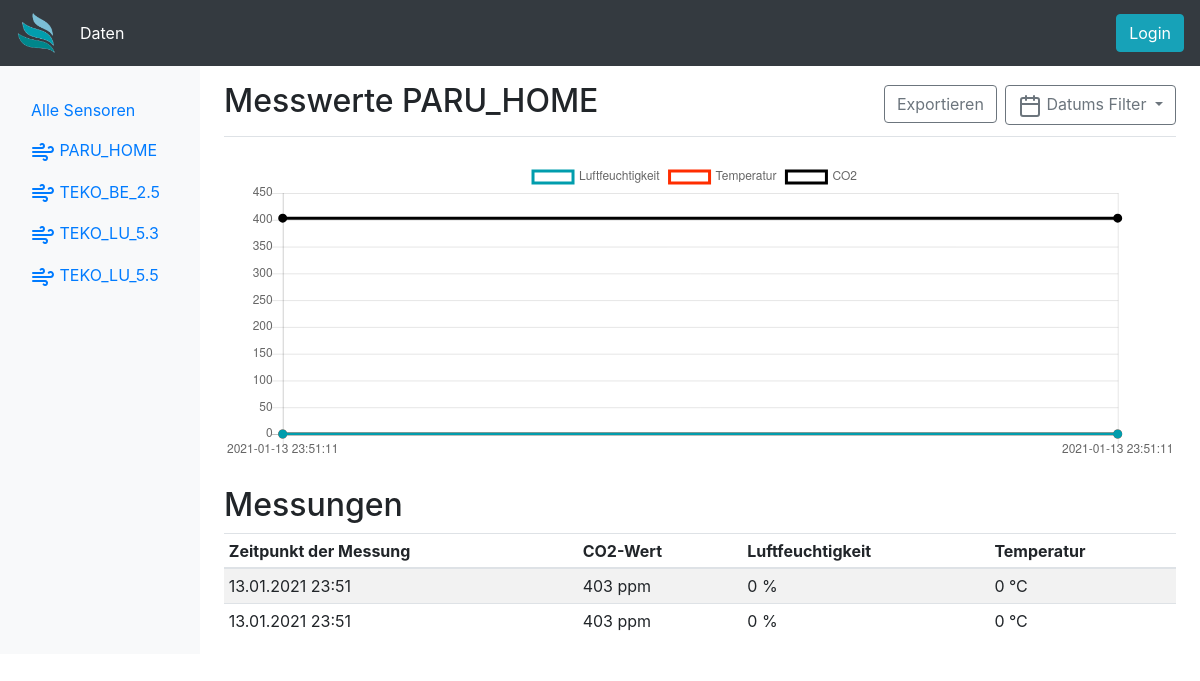
Page /?currentsensor=PARU_HOME on the committed database.
### app.py (models this page shows)
class dbSensors(db.Model):
    id = db.Column(db.Integer, primary_key=True)
    sensorid = db.Column(db.String(10), nullable=False)
    sensorsecret = db.Column(db.String(10), nullable=False)
    sensordata = db.relationship('dbSenData', backref='sendata', lazy=True)
    lastseen = db.Column(db.String(20))
    location = db.Column(db.String(50))
    description = db.Column(db.Text)

class dbSenData(db.Model):
    id = db.Column(db.Text(length=36), default=lambda: str(uuid.uuid4()), primary_key=True)
    sensorid = db.Column(db.Integer, db.ForeignKey('db_sensors.id'), nullable=False)
    co2 = db.Column(db.Integer)
    temp = db.Column(db.Integer)
    hum = db.Column(db.Integer)
    timestamp = db.Column(db.DateTime, nullable=False)

### app.py (the view, shortened to what this page needs)
@app.route('/', methods=['GET'])    # Handels request for the mainpage
def index():                        # Opens template file and sends it to the user
    currentsensor = request.args.get('currentsensor')
    startdate = request.args.get('startdate')
    enddate = request.args.get('enddate')
    showchart = False
    error = ""
    if(currentsensor):
        sensor = dbSensors.query.filter_by(sensorid=currentsensor).first()
        dbdata = dbSenData.query.filter_by(sendata=sensor)
        try:
            if(startdate == None or enddate == None):  # Checks if the var is empty
                daten = dbdata.order_by(dbSenData.timestamp.desc()).limit(
                    1000)  # Selects just the wanted Sensordata, max 1000 entires
                chartdata = dbdata.order_by(dbSenData.timestamp.desc()).limit(40)[::-1]
                showchart = True
            else:
                daten = dbdata.limit(50)
                chartdata = dbdata.limit(50)
                error = "Es ist ein unerwarteter Fehler aufgetreten."
        except ValueError:
            daten = dbdata.limit(50)
            chartdata = dbdata.limit(50)
            error = "Es wurde ein falscher Wert mitgegeben."
    else:  # When the vars are empty
        daten = dbSenData.query.order_by(dbSenData.timestamp.desc()).limit(
            1000)  # Selects the last 1000 datapoints
        chartdata = daten
    return render_template('index.html', daten=daten, chartdata=chartdata, sensors=dbSensors.query.order_by(dbSensors.sensorid.asc()), showchart=showchart, error=error)

### app.py (called while the page is built)
@app.template_filter('strftime')
def _jinja2_filter_datetime(date, fmt=None):
    timestamp = date.strftime('%d.%m.%Y %H:%M')
    return timestamp

### templates/index.html (shortened to what this page needs)
{% extends 'base.html' %}
{% block body %}
{% set error = request.args.get('error') %}
<div class="container-fluid">
  <div class="row">
    <nav class="col-md-2 d-none d-md-block bg-light sidebar">
      <div class="sidebar-sticky">
        <br>
        <ul class="nav flex-column">
          <li class="nav-item">
            <a class="nav-link" href="/">
              Alle Sensoren
            </a>
          </li>
          {% for x in sensors %}
          <li class="nav-item">
            <a class="nav-link" href="/?currentsensor={{x.sensorid}}">
              <span data-feather="wind"></span>
              {{x.sensorid}}
            </a>
          </li>
          {% endfor %}
        </ul>
      </div>
    </nav>
    <main role="main" class="col-md-9 ml-sm-auto col-lg-10 px-4">
      <div
        class="d-flex justify-content-between flex-wrap flex-md-nowrap align-items-center pt-3 pb-2 mb-3 border-bottom">
        <h1 class="h2">{% if showchart %}Messwerte {{ request.args.get('currentsensor') }} {% endif %}</h1>
        <div class="btn-toolbar mb-2 mb-md-0">
          <div class="btn-group mr-2">
            <form method="POST" action="/sensors/api/exportdata">
              {% if showchart %}<input type="submit" class="btn btn-outline-secondary" value="Exportieren">{% endif %}
            </form>
          </div>
          <button type="button" class="btn btn-outline-secondary dropdown-toggle" data-toggle="dropdown"
            aria-haspopup="true" aria-expanded="false">
            <span data-feather="calendar"></span>
            Datums Filter
          </button>
        </div>
      </div>
      {% if showchart == True %}
      <canvas class="my-4 w-100" id="myChart" width="1200" height="380"></canvas>
      {% endif %}
      <h2>Messungen</h2>
      <div class="table-responsive">
        <table class="table table-striped table-sm">
          <thead>
            <tr>
              <th>Zeitpunkt der Messung</th>
              <th>CO2-Wert</th>
              <th>Luftfeuchtigkeit</th>
              <th>Temperatur</th>
            </tr>
          </thead>
          <tbody>
            {% for x in daten %}
            <tr>
              <td>{{ x.timestamp|strftime }}</td>
              <td>{{ x.co2}} ppm</td>
              <td>{{ x.hum }} %</td>
              <td>{{ x.temp }} °C</td>
            </tr>
            {% endfor %}
          </tbody>
        </table>
      </div>
    </main>
  </div>
</div>
<script>
  /* globals Chart:false, feather:false */
  (function () {
    'use strict'
    // Graphs
    var ctx = document.getElementById('myChart')
    // eslint-disable-next-line no-unused-vars
    var myChart = new Chart(ctx, {
      type: 'line',
      data: {
        labels: [
          {% for x in chartdata %}
                "{{ x.timestamp }}",
              {% endfor %}
            ],
  datasets: [{
    label: 'Luftfeuchtigkeit',
    fill: false,
    backgroundColor: 'transparent',
    borderColor: '#019dad',
    borderWidth: 3,
    pointBackgroundColor: '#019dad',
    data: [
      {% for x in chartdata %}
                  "{{ x.hum }}",
  {% endfor %}
  ]
            }, {
    label: 'Temperatur',
      fill: false,
        backgroundColor: 'transparent',
          borderColor: '#FF2D00',
            borderWidth: 3,
              pointBackgroundColor: '#FF2D00',
                data: [
                  {% for x in chartdata %}
  "{{ x.temp }}",
    {% endfor %}
              ]
            }, {
    label: 'CO2',
      fill: false,
        backgroundColor: 'transparent',
          borderColor: '#000000',
            borderWidth: 3,
              pointBackgroundColor: '#000000',
                data: [
                  {% for x in chartdata %}
  "{{ x.co2 }}",
    {% endfor %}
              ]
            },
          ]
          },
  options: {
    scales: {
      yAxes: [{
        ticks: {
          beginAtZero: false
        }
      }]
    },
    legend: {
      display: true
    }
  }
        })
      }) ()
</script>
{% endblock %}

### rows in the picture
dbSensors: sensorid "PARU_HOME", args.get "PARU_HOME"
dbSensors: sensorid "TEKO_BE_2.5"
dbSensors: sensorid "TEKO_LU_5.3"
dbSensors: sensorid "TEKO_LU_5.5"
dbSenData: timestamp|strftime "13.01.2021 23:51", co2 "403", hum "0", temp "0"
dbSenData: timestamp|strftime "13.01.2021 23:51", co2 "403", hum "0", temp "0"

### other values in the picture
chart data {{ x.hum }} 0, 0
chart data {{ x.temp }} 0, 0
chart data {{ x.co2 }} 403, 403
